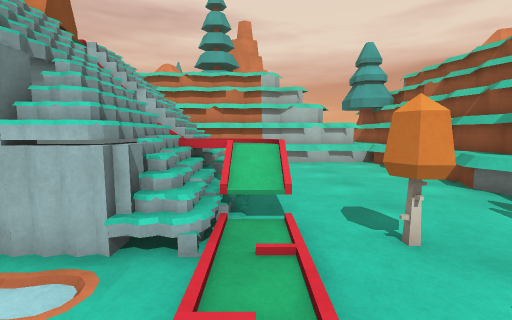
view 1 (above)

16 first-person views from a walk through a scene from a Unity 3-D project. The camera is 1.2 m above the floor, tilts 6° down and sees 90° across. The floor is counted in squares, 1 m on a side. Each view is taken from the middle of a square. On the plan, view 1 faces up. The plan holds only what a view shows up to about 12 squares ahead; the rest is blank. The place goes on beyond the plan. The player is left out.

view 2
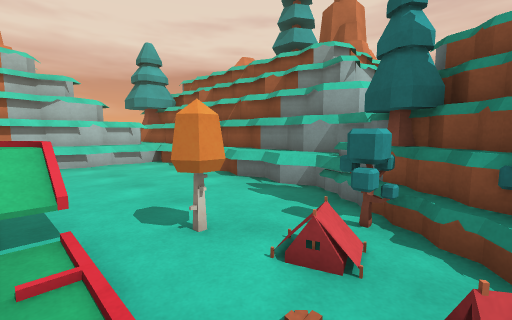

view 3
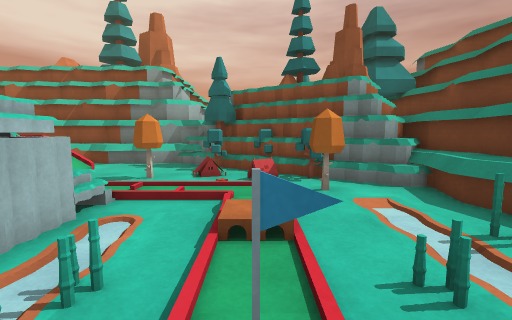

view 4
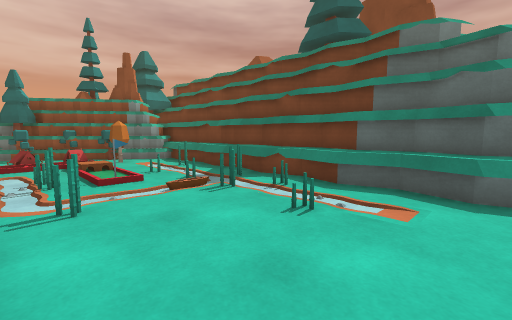

view 5
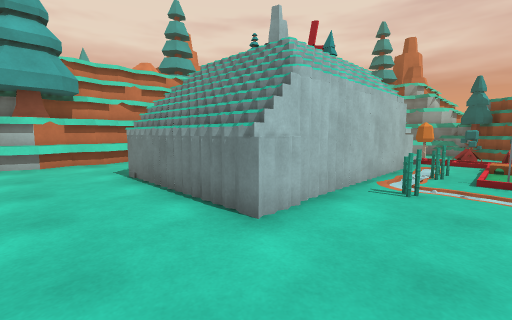

view 6
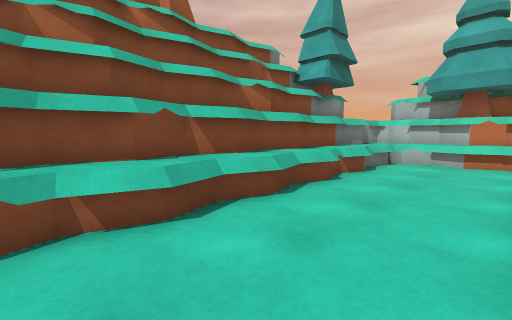

view 7
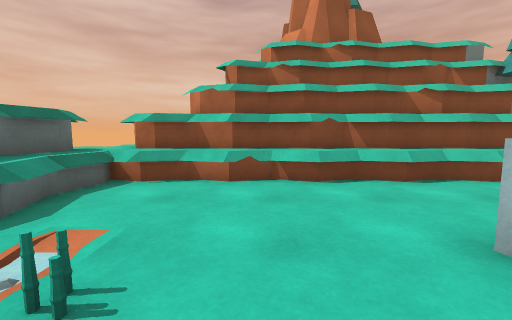

view 8
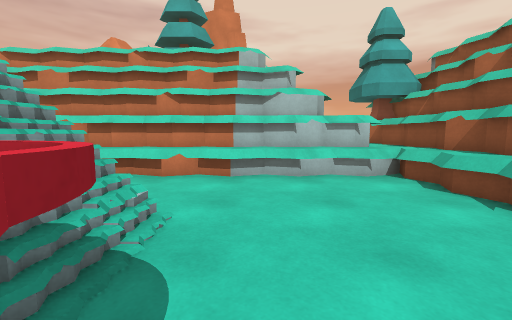

view 9
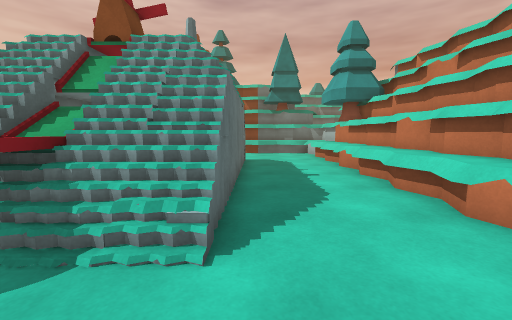

view 10
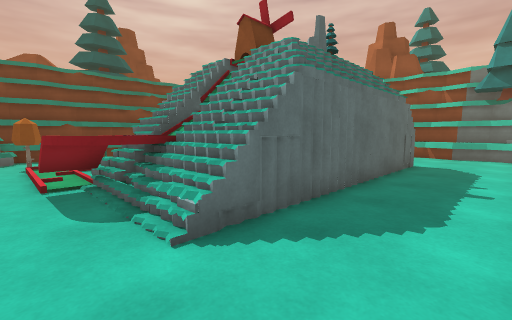

view 11
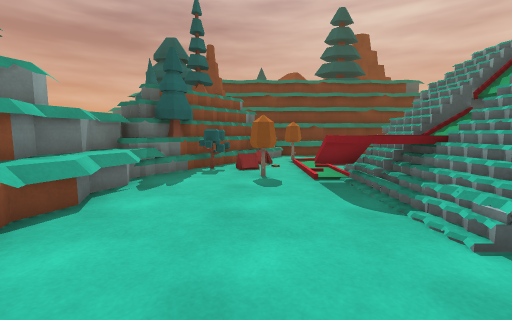

view 12
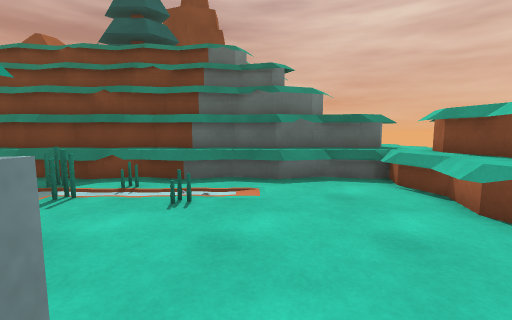

view 13
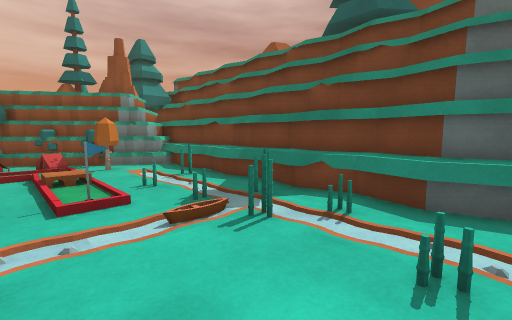

view 14
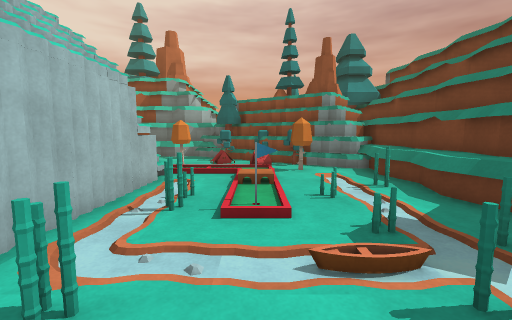

view 15
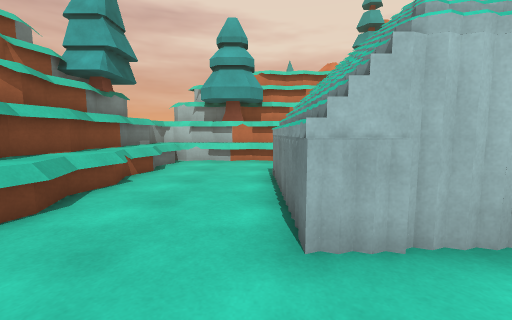

view 16
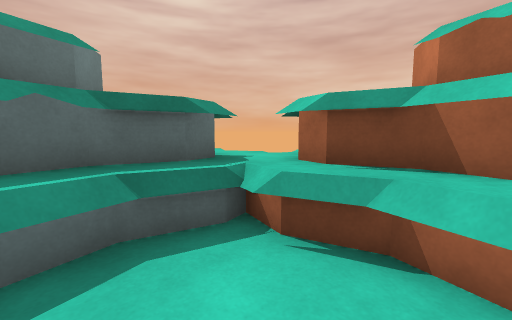

### Floor plan
Key: @ floor where view 1 was taken; # wall or solid block; . main floor; : floor 0.25 m higher than the main floor; + floor 1.75 m higher than the main floor; / step, stairs or slope; = window, fence, low wall or low ledge; ^ raised ledge; R rock; W windmill; T tree; P pine tree; E tent; F flag; O other object.
Columns run from 15 left of view 1 to 7 right of it. Each row starts with its distance up from view 1.
 13   RRRRRRRRRRRRRRRRR RRR
 12  RRRRRRRRRRRRRRRRRRRRRR
 11  RRRRRRRRRRRRRRRRO.RRRR
 10 RRR.................RRR
  9 RRR.................RRR
  8 RRR.................RRR
  7 RRR...RRRRRRRRR.....RRR
  6 RRR...RR    RRRR....RRR
  5 RRR...RR   W^^O^....RRR
  4 RRR...RR   RR  ^....RRR
  3 RRR...RRRRRRR+/..T..RRR
  2 RRR.....##../.....TTPRR
  1 RRR......=.=/.....ERRRR
  0 RRR........F.:.@.ETT#RR
 -1 RRR........./..TTTR#
 -2 RRR......=../..TTTR   P
 -3  RR.......#..=..RR#   P
 -4 RRROORRRRRRRRRRRRRRR
 -5  RRRRRRRRRRRRRRRRRRROPP
 -6  R R####        ###OOPP
 -7   RRRRRRRRRRRRRRRRRRRR

Where each view was taken, in squares from view 1:
view 1: 0 up, 0 right, facing up
view 2: 0 up, 0 right, facing up-right
view 3: 0 up, 5 left, facing right
view 4: 2 up, 11 left, facing down-right
view 5: 0 up, 12 left, facing up-right
view 6: 0 up, 10 left, facing up-left
view 7: 0 up, 7 left, facing left
view 8: 4 up, 1 right, facing up
view 9: 8 up, 2 right, facing left
view 10: 10 up, 1 right, facing down-left
view 11: 10 up, 2 right, facing down
view 12: 3 up, 10 left, facing down
view 13: 1 up, 9 left, facing down-right
view 14: 0 up, 8 left, facing right
view 15: 0 up, 10 left, facing up
view 16: 1 down, 11 left, facing down-left
